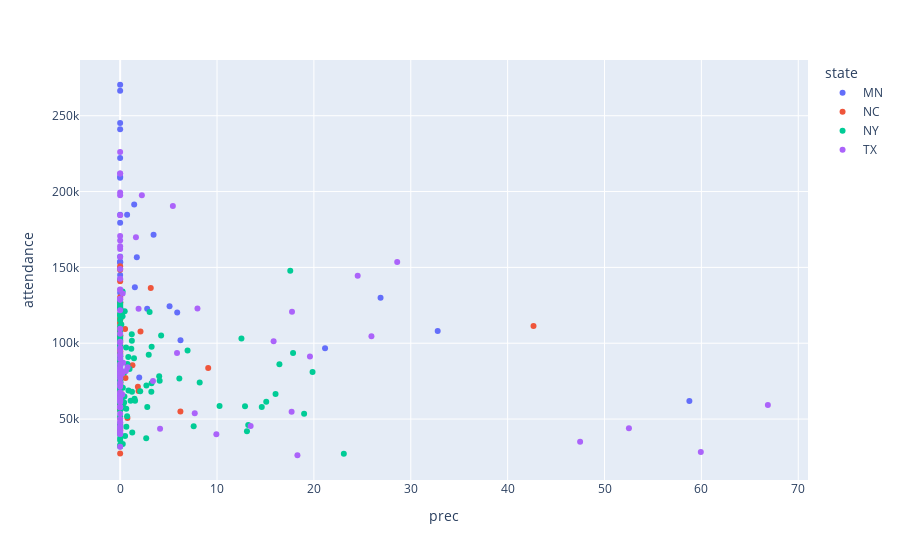

Notebook code cell kept with this figure:
### Code cell
fig = px.scatter(scaled_df, x="prec", y="attendance",hover_data=['year'], color='state')
fig.show()
